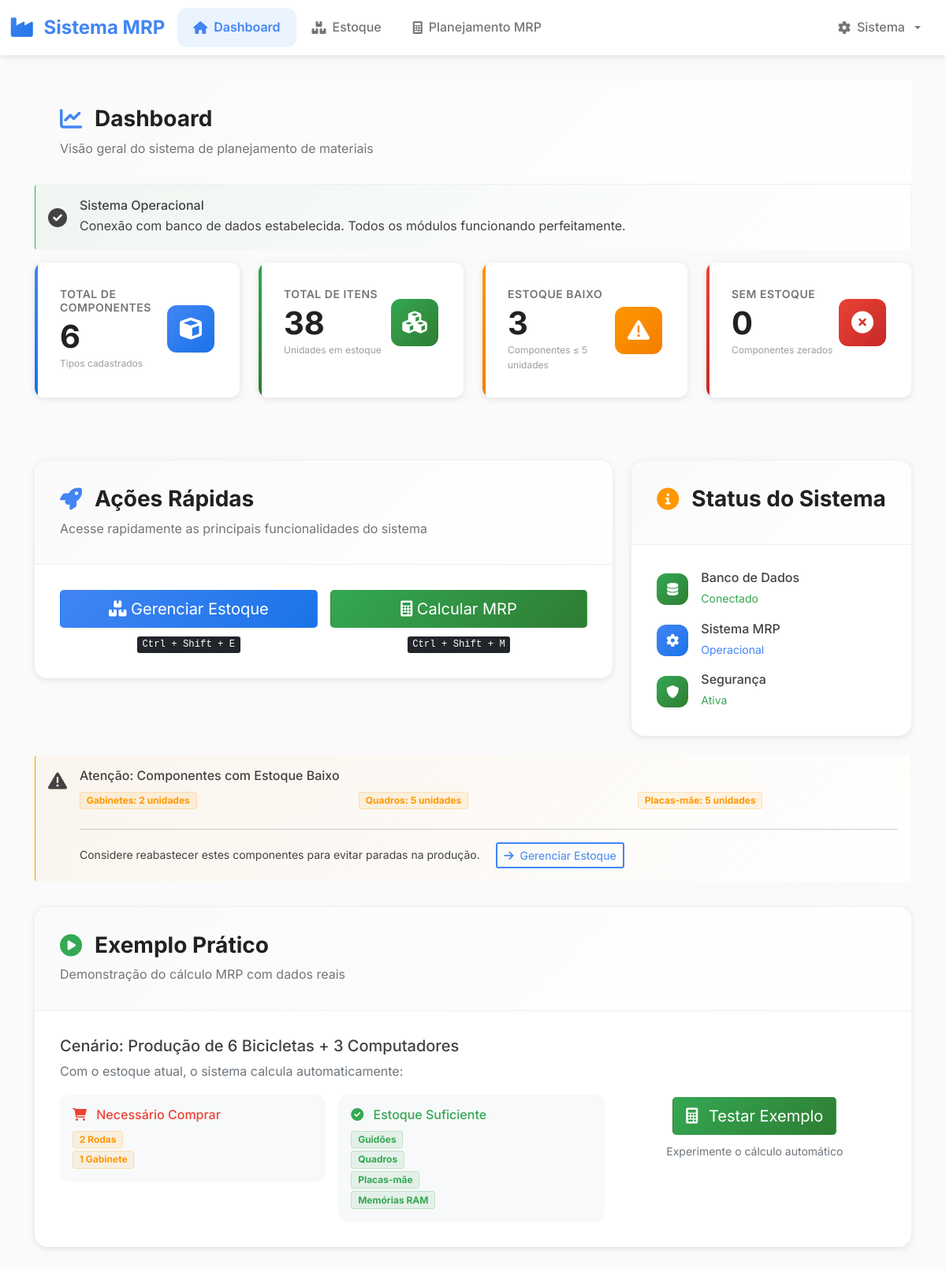
The page / on the database its author committed.
### tables this page shows
CREATE TABLE componentes (
    id INT AUTO_INCREMENT PRIMARY KEY,
    nome VARCHAR(100) NOT NULL UNIQUE,
    descricao VARCHAR(255) DEFAULT NULL,
    quantidade_estoque INT NOT NULL DEFAULT 0,
    unidade_medida VARCHAR(20) DEFAULT 'unidade',
    created_at TIMESTAMP DEFAULT CURRENT_TIMESTAMP,
    updated_at TIMESTAMP DEFAULT CURRENT_TIMESTAMP ON UPDATE CURRENT_TIMESTAMP
);

### index.php (the view, shortened to what the rows shown need)
<?php
require_once 'config/database.php';
try {
    $db = Database::getInstance();
    $conectado = true;
    $statsComponentes = $db->fetch("
        SELECT
            COUNT(*) as total_componentes,
            SUM(quantidade_estoque) as total_itens,
            COUNT(CASE WHEN quantidade_estoque = 0 THEN 1 END) as sem_estoque,
            COUNT(CASE WHEN quantidade_estoque <= 5 THEN 1 END) as estoque_baixo
        FROM componentes
    ");
    $componentesBaixo = $db->fetchAll("
        SELECT nome, quantidade_estoque
        FROM componentes
        WHERE quantidade_estoque <= 5
        ORDER BY quantidade_estoque ASC
        LIMIT 5
    ");
} catch (Exception $e) {
    $conectado = false;
    $erro = $e->getMessage();
}
?>
<!DOCTYPE html>
<html lang="pt-BR">
<head>
    <link href="https://cdn.jsdelivr.net/npm/bootstrap@5.1.3/dist/css/bootstrap.min.css" rel="stylesheet">
    <link href="https://cdnjs.cloudflare.com/ajax/libs/font-awesome/6.0.0/css/all.min.css" rel="stylesheet">
    <link href="assets/css/style.css" rel="stylesheet">
</head>
<body>
    <div class="content-wrapper">
        <div class="container-fluid">
            <div class="content-header animate-fade-in-up">
                <h1 class="content-title">
                    <i class="fas fa-chart-line text-primary-modern"></i>
                    Dashboard
                </h1>
            </div>
            <?php if ($conectado): ?>
                <div class="row g-4 animate-fade-in-up" style="animation-delay: 0.2s;">
                    <div class="col-lg-3 col-md-6">
                        <div class="dashboard-card card-primary">
                            <div class="card-body-modern">
                                <div class="card-content-modern">
                                    <h2 class="card-value-modern"><?= $statsComponentes['total_componentes'] ?></h2>
                                </div>
                            </div>
                        </div>
                    </div>
                    <div class="col-lg-3 col-md-6">
                        <div class="dashboard-card card-success">
                            <div class="card-body-modern">
                                <div class="card-content-modern">
                                    <h2 class="card-value-modern"><?= number_format($statsComponentes['total_itens'], 0, ',', '.') ?></h2>
                                </div>
                            </div>
                        </div>
                    </div>
                    <div class="col-lg-3 col-md-6">
                        <div class="dashboard-card card-warning">
                            <div class="card-body-modern">
                                <div class="card-content-modern">
                                    <h2 class="card-value-modern"><?= $statsComponentes['estoque_baixo'] ?></h2>
                                </div>
                            </div>
                        </div>
                    </div>
                    <div class="col-lg-3 col-md-6">
                        <div class="dashboard-card card-danger">
                            <div class="card-body-modern">
                                <div class="card-content-modern">
                                    <h2 class="card-value-modern"><?= $statsComponentes['sem_estoque'] ?></h2>
                                </div>
                            </div>
                        </div>
                    </div>
                </div>
                <?php if (!empty($componentesBaixo)): ?>
                <div class="mt-4 animate-fade-in-up" style="animation-delay: 0.6s;">
                    <div class="alert alert-warning-modern">
                        <div class="d-flex align-items-start">
                            <div class="flex-grow-1">
                                <div class="row">
                                    <?php foreach ($componentesBaixo as $componente): ?>
                                        <div class="col-md-4 mb-2">
                                            <span class="badge badge-warning-modern">
                                                <?= htmlspecialchars($componente['nome']) ?>: <?= $componente['quantidade_estoque'] ?> unidades
                                            </span>
                                        </div>
                                    <?php endforeach; ?>
                                </div>
                            </div>
                        </div>
                    </div>
                </div>
                <?php endif; ?>
            <?php endif; ?>
        </div>
    </div>
</body>
</html>

### rows shown on the page
componentes: nome "Gabinetes", quantidade_estoque "2"
componentes: nome "Quadros", quantidade_estoque "5"
componentes: nome "Placas-mãe", quantidade_estoque "5"

### other values the page prints
$statsComponentes['total_componentes'] "6"
$statsComponentes['total_itens'] "38"
$statsComponentes['estoque_baixo'] "3"
$statsComponentes['sem_estoque'] "0"
